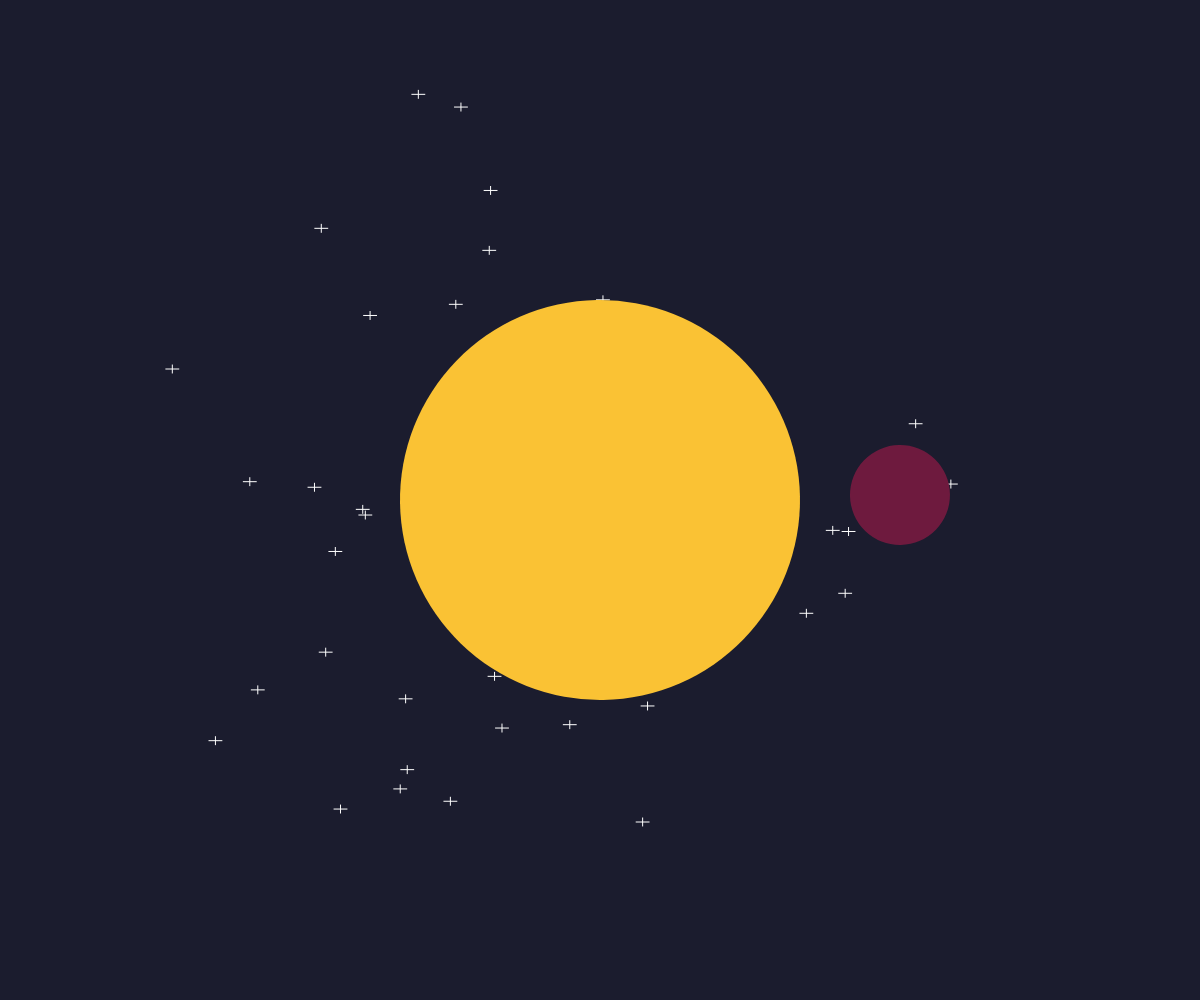
Frame 1 (no input)
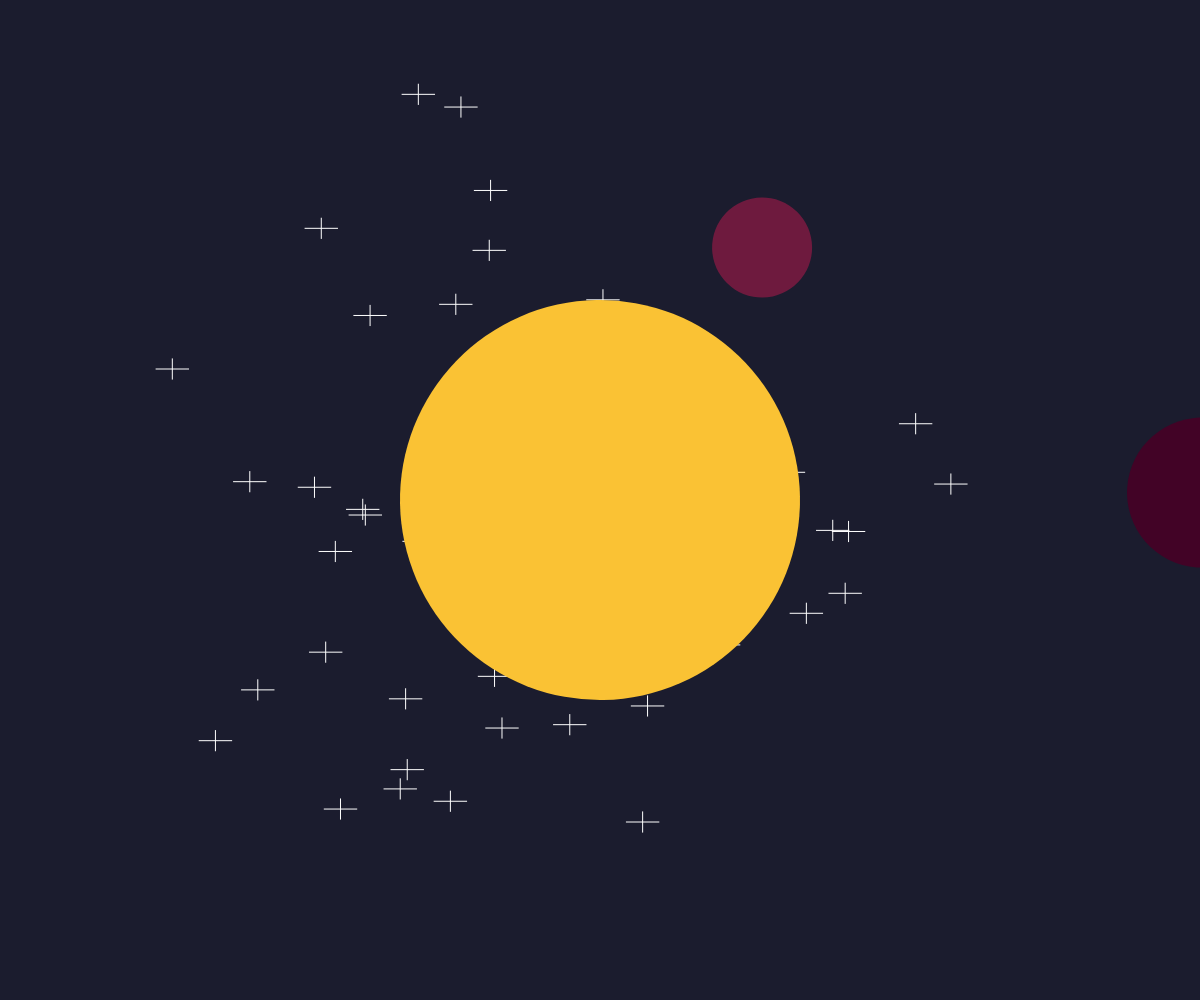
Frame 60 (no input)
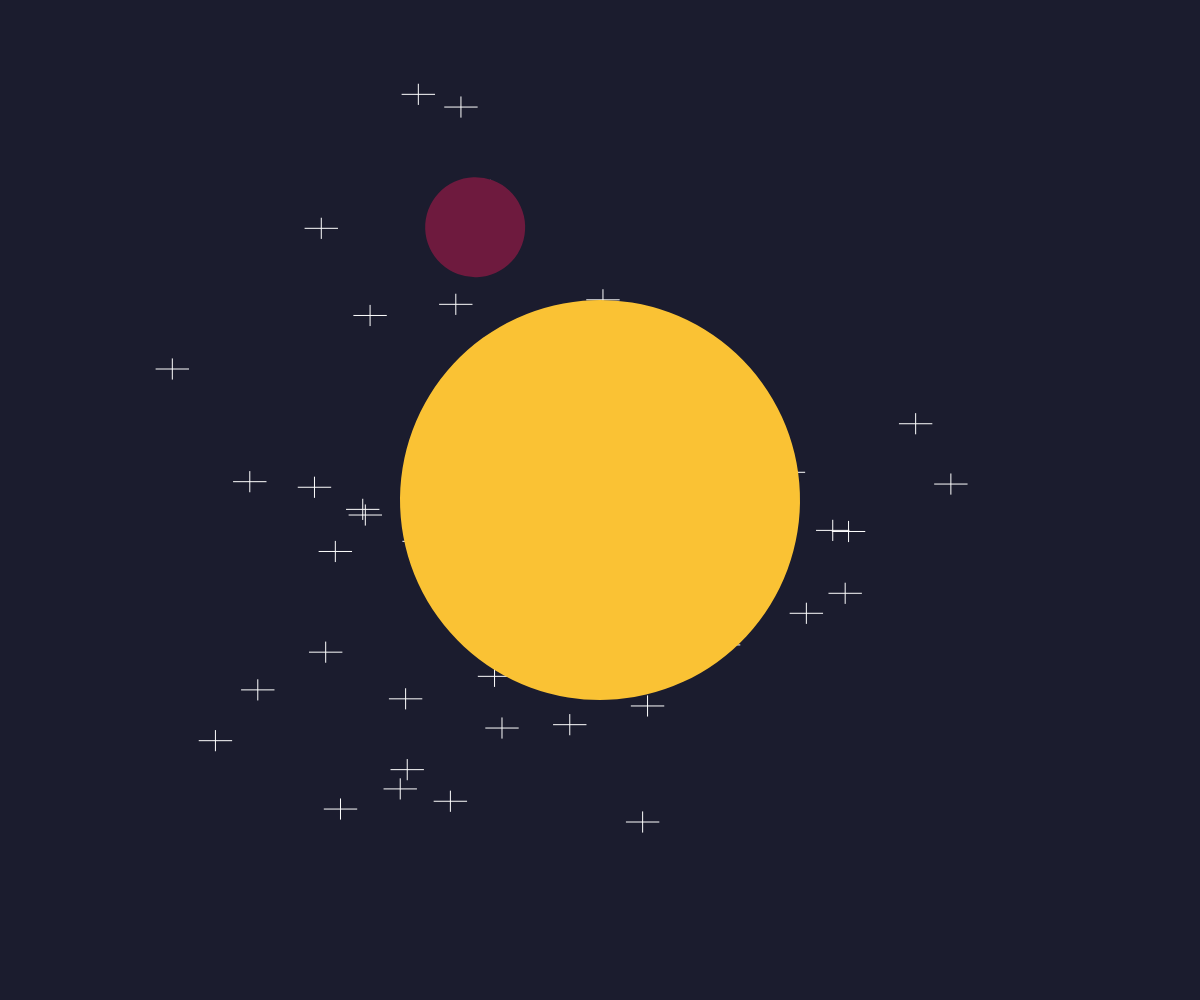
Frame 120 (the mouse pressed at the canvas centre since frame 60)

The p5.js sketch that drew these frames (run headless with seeded random() and noise() and a simulated clock; from frame 60 on, the mouse is pressed at the canvas centre):

// p5.js sketch
// ── sketch.js
function setup() {
  // put setup code here
createCanvas(windowWidth, windowHeight) ; 
}



function draw() {
  // put drawing code here
	
	push();
	background(27,28,46) ;
	stroke(255,255,255) ;
		let counter = 0 ;
	while(counter < 50){
		robo_Moulinex_Shiny_3000_Du_Turfu_pneumonoultramicroscopicsilicovolcanoconiosis(
			noise(1,2 + counter, counter) * width , 
			noise(2,1 + counter, counter) * height , noise(1)*5, noise(2)*5) ;
		counter ++ ;
	}




	translate(width / 2, height / 2) ;
	rotate( millis() / 1000);
	rectMode(CENTER) ;
	fill(105,32,43) ;
	rect(500,550,100,100,100) ;
	rotate( millis() / -5000);	
	fill(237,128,69) ;
	rect(1000,1000,180,180,1000) ;
	fill(96,37,68) ;	
    arc(1000,1000,180,180, PI / 2, 3 * PI / 2, CHORD);
	

	//this would be a cool changing background but unfortunately it's really laggy and the sun doesn't really work with it but here it is in case I have to activate it again :)

	
	//fill(117,121,235) ;
	//rect(0,0,5000,5000,100) ;		
	//fill(27,28,46) ;
	//rect(0,0,4900,4900,100) ;		
	//fill(117,121,235) ;
	//rect(0,0,4800,4800,100) ;		
	//fill(27,28,46) ;
	//rect(0,0,4700,4700,100) ;		
	//fill(117,121,235) ;
	//rect(0,0,4600,4600,100) ;		
	//fill(27,28,46) ;
	//rect(0,0,4500,4500,100) ;		
	//fill(117,121,235) ;
	//rect(0,0,4400,4400,100) ;		
	//fill(27,28,46) ;
	//rect(0,0,4300,4300,100) ;		
	//fill(117,121,235) ;
	//rect(0,0,4200,4200,100) ;	
	//fill(27,28,46) ;
	//rect(0,0,4100,4100,100) ;		
	//fill(117,121,235) ;
	//rect(0,0,4000,4000,100) ;	
	//fill(27,28,46) ;
	//rect(0,0,3900,3900,100) ;		
	//fill(117,121,235) ;
	//rect(0,0,3800,3800,100) ;	
	//fill(27,28,46) ;
	//rect(0,0,3700,3700,100) ;		
	//fill(117,121,235) ;
	//rect(0,0,3600,3600,100) ;	
	//fill(27,28,46) ;
	//rect(0,0,3500,3500,100) ;		
	//fill(117,121,235) ;
	//rect(0,0,3400,3400,100) ;	
	//fill(27,28,46) ;
	//rect(0,0,3300,3300,100) ;		
	//fill(117,121,235) ;
	//rect(0,0,3200,3200,100) ;	
	//fill(27,28,46) ;
	//rect(0,0,3100,3100,100) ;		
	//fill(117,121,235) ;
	//rect(0,0,3000,3000,100) ;	
	//fill(27,28,46) ;
	//rect(0,0,2900,2900,100) ;		
	//fill(117,121,235) ;
	//rect(0,0,2800,2800,100) ;		
	//fill(27,28,46) ;
	//rect(0,0,2700,2700,100) ;		
	//fill(117,121,235) ;
	//rect(0,0,2600,2600,100) ;		
	//fill(27,28,46) ;
	//rect(0,0,2500,2500,100) ;		
	//fill(117,121,235) ;
	//rect(0,0,2400,2400,100) ;		
	//fill(27,28,46) ;
	//rect(0,0,2300,2300,100) ;		
	//fill(117,121,235) ;
	//rect(0,0,2200,2200,100) ;	
	//fill(27,28,46) ;
	//rect(0,0,2100,2100,50) ;
	//fill(117,121,235) ;
	//rect(0,0,2000,2000,25) ;	
	//fill(27,28,46) ;
	//rect(0,0,1900,1900,25) ;
	//fill(117,121,235) ;
	//rect(0,0,1800,1800,25) ;	
	//fill(27,28,46) ;
	//rect(0,0,1700,1700,25) ;
	//fill(117,121,235) ;
	//rect(0,0,1600,1600,25) ;	
	//fill(27,28,46) ;
	//rect(0,0,1500,1500,25) ;
	//fill(117,121,235) ;
	//rect(0,0,1400,1400,25) ;
	//fill(27,28,46) ;
	//rect(0,0,1300,1300,25) ;
	//fill(117,121,235) ;
	//rect(0,0,1200,1200,25) ;
	//fill(27,28,46) ;
	//rect(0,0,1100,1100,25) ;
	//fill(117,121,235) ;
	//rect(0,0,1000,1000,25) ;
	//fill(27,28,46) ;
	//fill(27,28,46) ;
	//rect(0,0,900,900,25) ;
	//fill(117,121,235) ;
	//rect(0,0,800,800,25) ;
	//fill(27,28,46) ;
	//rect(0,0,700,700,25) ;
	//fill(117,121,235) ;
	//rect(0,0,600,600,25) ;	
	//fill(27,28,46) ;
	//rect(0,0,500,500,25) ;
	//fill(117,121,235) ;
	//rect(0,0,400,400,25) ;	
	//fill(27,28,46) ;
	//rect(0,0,300,300,25) ;
	
	
	pop();
	noStroke() ;
	translate(width/2, height/2) ;
	rectMode(CENTER) ;
	rotate( millis() / -1000);
	fill(250,194,52) ;	
	rect(0,0,400,400,1000)
	fill(110,26,62) ;
	rect(300,0,100,100,75) ;
	rotate( millis() / -2000);
	fill(66,3,38) ;	
	rect(50,600,150,150,75);
	rotate( millis() / -2000);
	fill(176,39,78) ;
	rect(500,800,135,135,75);
	
	 	stroke(0,0,0) ;
	
}
function robo_Moulinex_Shiny_3000_Du_Turfu_pneumonoultramicroscopicsilicovolcanoconiosis(x, y, w, h) {
	push();
	translate(x, y) ;

	if(frameCount%5==0){
	 //big
	  line(0,-5*w,0,5*w) ;	
	  line(-5*h,0,5*h,0) ;
	}
    else{
	 //small
	  line(0,-2*w,0,2*w) ;	
	  line(-2*h,0,2*h,0) ;

	}
	pop();	
}
